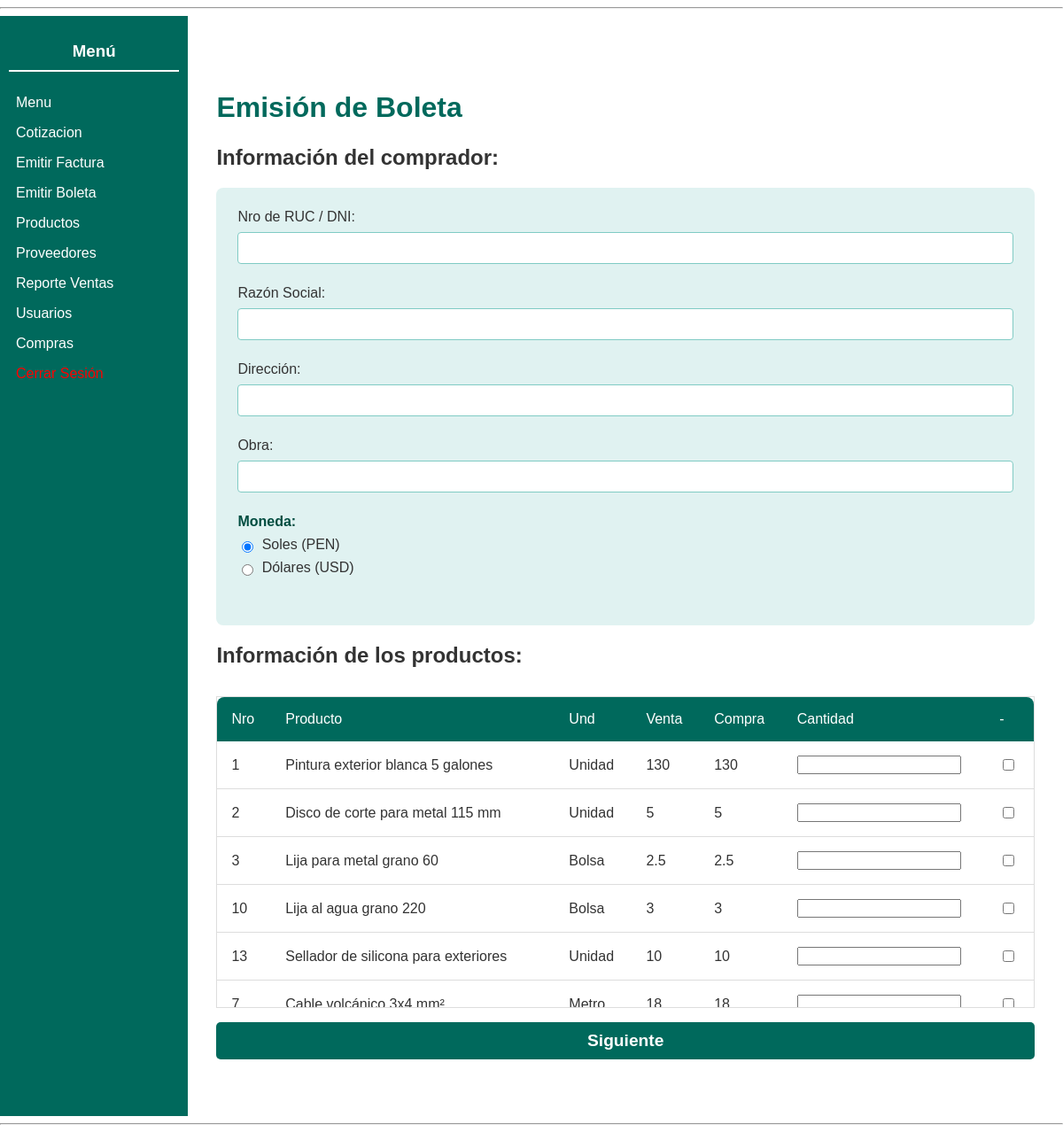
The app's page /moduloVentas/indexEmitirBoleta.php (signed in) with its own data.
### tables this page shows
CREATE TABLE `productodetalles` (
  `ProductoDetallesID` int NOT NULL,
  `ProductoID` int NOT NULL,
  `UnidadMedida` varchar(255) NOT NULL,
  `ValorUnitarioCompra` double NOT NULL,
  `CategoriaFiscal` varchar(255) NOT NULL,
  `ProveedorID` int NOT NULL
);

CREATE TABLE `producto` (
  `ProductoID` int NOT NULL,
  `CodigoProducto` varchar(255) NOT NULL,
  `Descripcion` varchar(255) NOT NULL,
  `ValorUnitarioVenta` double NOT NULL,
  `EstadoProducto` int NOT NULL
);

### moduloVentas/indexEmitirBoleta.php (called while the page is built, shortened)
<?php
include_once($_SERVER['DOCUMENT_ROOT'] . '/moduloVentas/panelEmitirBoleta.php');
include_once($_SERVER['DOCUMENT_ROOT'] . '/modelo/productos.php');
$productosObj = new Productos();
$productos = $productosObj->getProductos();
$panelEmitirFacturaObject = new panelEmitirBoleta();
$panelEmitirFacturaObject->panelEmitirBoletaShow($productos);

### modelo/productos.php (called while the page is built, shortened)
<?php
class Productos
{
  public function getProductos()
  {
    $sql = "SELECT p.ProductoID AS ID, p.Descripcion AS NombreProducto, pd.UnidadMedida AS Unidad, p.ValorUnitarioVenta AS PrecioVenta, pd.ValorUnitarioCompra AS PrecioCompra FROM producto p INNER JOIN productodetalles pd ON p.ProductoID = pd.ProductoID;";
    $conexion = Conexion::conectarBD();
    $respuesta = $conexion->query($sql);
    $productos = array();
    while ($fila = $respuesta->fetch_assoc()) {
      $productos[] = $fila;
    }
    return $productos;
  }
}

### moduloVentas/panelEmitirBoleta.php (the view, shortened to what this page needs)
<?php
include_once($_SERVER['DOCUMENT_ROOT'] . '/shared/pantalla.php');
class panelEmitirBoleta extends pantalla
{
  public function panelEmitirBoletaShow($productos = null)
  {
?>
    <div style="display: flex;">
      <main style="padding: 4rem 2rem;">
        <h1>Emisión de Boleta</h1>
        <h2>Información del comprador:</h2>
        <form action="/moduloVentas/getEmitirBoleta.php" method="POST" class="emitir-cotizacion" id="emitir-boleta-form">
          <div class="input-container">
            <label>Nro de RUC / DNI:</label>
            <input type="text" id="nrRucDni" name="txtNrRucDni">
          </div>
          <div class="input-container">
            <label>Razón Social:</label>
            <input type="text" id="razonSocial" name="txtRazonSocial" >
          </div>
          <div class="input-container">
            <label>Dirección: </label>
            <input type="text" id="direccion" name="txtDireccion" >
          </div>
          <div class="input-container">
            <label>Obra: </label>
            <input type="text" id="obra" name="txtObra" >
          </div>
          <div class="input-container">
            <span>Moneda:</span>
            <label>
              <input type="radio" name="txtMoneda" value="PEN" checked>
              Soles (PEN)
            </label>
            <label>
              <input type="radio" name="txtMoneda" value="USD">
              Dólares (USD)
            </label>
          </div>
        </form>
        <h2>Información de los productos:</h2>
        <div class="table-cotizaciones">
          <table id="boletas-table">
            <thead>
              <tr>
                <th>Nro</th>
                <th>Producto</th>
                <th>Und</th>
                <th>Venta</th>
                <th>Compra</th>
                <th>Cantidad</th>
                <th>-</th>
              </tr>
            </thead>
            <tbody>
              <?php if ($productos !== null) : ?>
                <?php foreach ($productos as $producto) : ?>
                  <tr>
                    <td><?= $producto['ID']; ?></td>
                    <td><?= $producto['NombreProducto']; ?></td>
                    <td><?= $producto['Unidad']; ?></td>
                    <td><?= $producto['PrecioVenta']; ?></td>
                    <td><?= $producto['PrecioCompra']; ?></td>
                    <td>
                      <input type="number" data-product-amount data-product-id="<?= $producto['ID']; ?>" data-product-name="<?= $producto['NombreProducto']; ?>" data-product-price="<?= $producto['PrecioVenta']; ?>" class="add-product" />
                    </td>
                    <td>
                      <input type="checkbox" data-product-checkbox data-product-id="<?= $producto['ID']; ?>" data-product-name="<?= $producto['NombreProducto']; ?>" data-product-price="<?= $producto['PrecioVenta']; ?>" class="add-product" />
                    </td>
                  </tr>
                <?php endforeach; ?>
              <?php else : ?>
                <tr>
                  <td colspan="6">No se encontraron productos disponibles.</td>
                </tr>
              <?php endif; ?>
            </tbody>
          </table>
        </div>
        <button style="width: 100%; font-size: 1.2rem; margin-top: 1rem;" class="btn" id="btnSiguiente">Siguiente</button>
      </main>
    </div>
<?php
  }
}
?>

### assets/styles.css (style rules this page uses)
body { font-family: Arial, sans-serif; margin: 0; padding: 0; color: #333; }
main { padding: 2rem; width: 80%; max-width: 1200px; margin: 0 auto; }
main h1 { color: #00695c; margin-bottom: 1.5rem; font-size: 2rem; }
.btn, .btn:link, .btn:visited { display: inline-block; background: #00695c; color: #fff; border: none; padding: 0.5rem 1rem; border-radius: 4px; cursor: pointer; font-weight: bold; transition: background 0.3s; text-decoration: none; }
.input-container { display: flex; flex-direction: column; }
.input-container label { margin-bottom: 0.5rem; font-weight: bold; color: #004d40; }
.input-container input[type="text"], .input-container input[type="date"] { padding: 0.5rem; border: 1px solid #80cbc4; border-radius: 4px; background: #ffffff; color: #333; }
.table-cotizaciones { margin-top: 2rem; overflow-x: auto; }
.table-cotizaciones table { width: 100%; border-collapse: collapse; background: #fff; border-radius: 8px; overflow: hidden; }
.table-cotizaciones thead { background: #00695c; color: #fff; }
.table-cotizaciones thead th { padding: 1rem; text-align: left; font-weight: normal; }
.table-cotizaciones tbody td { padding: 1rem; border-bottom: 1px solid #ddd; }
.btn { display: inline-flex; align-items: center; justify-content: center; color: #fff; font-size: 16px; font-weight: bold; padding: 10px 10px; border: none; border-radius: 5px; cursor: pointer; }
.emitir-cotizacion { background: #e0f2f1; border-radius: 8px; padding: 1.5rem; margin: 0 auto; font-family: Arial, sans-serif; }
.emitir-cotizacion .input-container { margin-bottom: 1.5rem; display: flex; flex-direction: column; }
.emitir-cotizacion label { font-weight: bold; color: #004d40; margin-bottom: 0.5rem; }
.emitir-cotizacion input[type="text"], .emitir-cotizacion input[type="date"] { padding: 0.5rem; border: 1px solid #80cbc4; border-radius: 4px; background: #ffffff; color: #333; font-size: 1rem; }
.emitir-cotizacion input[type="radio"] { margin-right: 0.3rem; }
.emitir-cotizacion .input-container span { font-weight: bold; color: #004d40; margin-bottom: 0.5rem; }
.emitir-cotizacion .input-container > label { font-weight: normal; color: #333; }
.emitir-cotizacion .input-container > label > input { vertical-align: middle; }
.table-cotizaciones { border: 1px solid #ddd; max-height: 350px; overflow-x: auto; }

### records on screen
productodetalles: ProductoID.ProductoID "1", ProductoID.Descripcion "Pintura exterior blanca 5 galones", UnidadMedida "Unidad", ProductoID.ValorUnitarioVenta "130", ValorUnitarioCompra "130"
productodetalles: ProductoID.ProductoID "2", ProductoID.Descripcion "Disco de corte para metal 115 mm", UnidadMedida "Unidad", ProductoID.ValorUnitarioVenta "5", ValorUnitarioCompra "5"
productodetalles: ProductoID.ProductoID "3", ProductoID.Descripcion "Lija para metal grano 60", UnidadMedida "Bolsa", ProductoID.ValorUnitarioVenta "2.5", ValorUnitarioCompra "2.5"
productodetalles: ProductoID.ProductoID "10", ProductoID.Descripcion "Lija al agua grano 220", UnidadMedida "Bolsa", ProductoID.ValorUnitarioVenta "3", ValorUnitarioCompra "3"
productodetalles: ProductoID.ProductoID "13", ProductoID.Descripcion "Sellador de silicona para exteriores", UnidadMedida "Unidad", ProductoID.ValorUnitarioVenta "10", ValorUnitarioCompra "10"
productodetalles: ProductoID.ProductoID "7", ProductoID.Descripcion "Cable volcánico 3x4 mm²", UnidadMedida "Metro", ProductoID.ValorUnitarioVenta "18", ValorUnitarioCompra "18"
